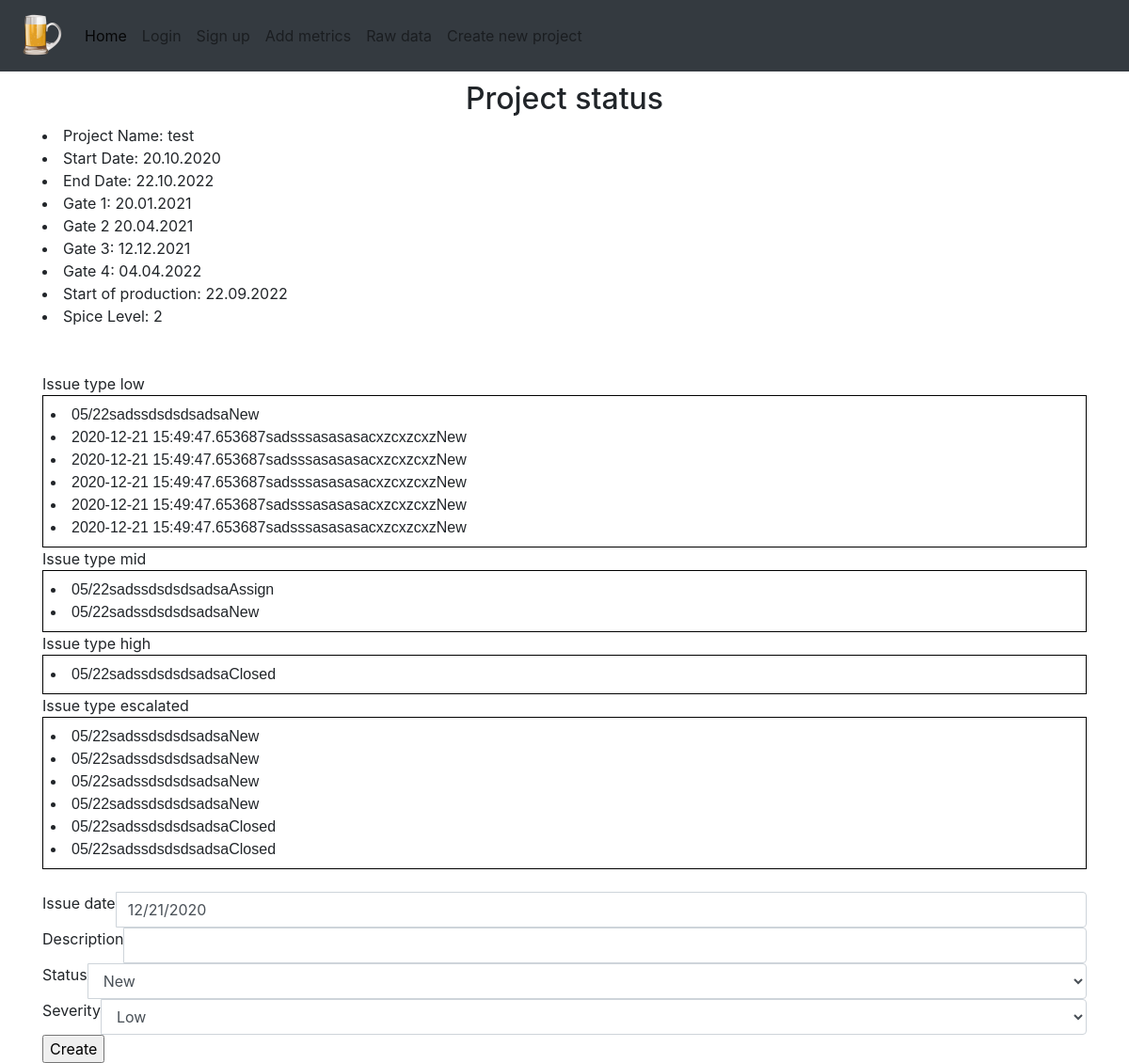
The page / on the database its author committed.
### spice_status/models/project_models.py (models this page shows)
class Project(db.Model):
    id = db.Column(db.Integer, primary_key=True)
    start_date = db.Column(db.String)
    end_date = db.Column(db.String)
    name = db.Column(db.String)
    gate_1 = db.Column(db.String)
    gate_2 = db.Column(db.String)
    gate_3 = db.Column(db.String)
    gate_4 = db.Column(db.String)
    sop = db.Column(db.String)
    spice_level = db.Column(db.String)
    risks = db.Column(db.String)
    low_issues = db.Column(db.String)
    high_issues = db.Column(db.String)

### spice_status/models/issue_models.py (models this page shows)
class Issue(db.Model):
    id = db.Column(db.Integer, primary_key=True)
    date = db.Column(db.String, default=(datetime.utcnow().strftime("%m/%d/%Y")))
    description = db.Column(db.String)
    status = db.Column(db.String)
    link = db.Column(db.String, default='')
    severity = db.Column(db.String)

### spice_status/views/main_views.py (the view, shortened to what this page needs)
@bp_main.route('/', methods=['GET', 'POST'])
def home():
    form = IssueForm()
    return render_template('status_page.html', form=form, low=get_issue_low(), mid=get_issue_mid(),
                           high=get_issue_high(), esca=get_issue_escalated(), project=get_project())

### spice_status/forms/issue_form.py
class IssueForm(FlaskForm):
    date = StringField('Issue date', default=(datetime.utcnow().strftime("%m/%d/%Y")), validators=[DataRequired()])
    description = StringField('Description', validators=[Length(min=15), DataRequired()])
    status = SelectField('Status', choices=['New', 'Assign', 'WIP', 'In Review', 'Closed'],
                         validators=[DataRequired()])
    link = StringField('link')
    severity = SelectField('Severity', choices=['Low', 'Mid', 'High', 'Escalated'],
                           validators=[DataRequired()])
    submit = SubmitField("Create")

### spice_status/models/issue_models.py (called while the page is built)
def get_issue_low():
    return Issue.query.filter_by(severity='Low').all()

def get_issue_mid():
    return Issue.query.filter_by(severity='Mid').all()

def get_issue_high():
    return Issue.query.filter_by(severity='High').all()

def get_issue_escalated():
    return Issue.query.filter_by(severity='Escalated').all()

### spice_status/models/project_models.py (called while the page is built)
def get_project():
    return Project.query.first()

### spice_status/templates/status_page.html (shortened to what this page needs)
{% extends "_base.html"%}
{% from "html_macros.html" import form_field %}
{% block content %}
<h2>
    <center> Project status   </center>
</h2>
<li>Project Name: {{ project.name }}</li>
<li>Start Date: {{ project.start_date }}</li>
<li>End Date: {{ project.end_date }}</li>
<li>Gate 1: {{ project.gate_1 }}</li>
<li>Gate 2 {{ project.gate_2 }}</li>
<li>Gate 3: {{ project.gate_3 }}</li>
<li>Gate 4: {{ project.gate_4 }}</li>
<li>Start of production: {{ project.sop }}</li>
<li>Spice Level: {{ project.spice_level }}</li>
<br>
<br>
<table>
    <tr>
        <td>
            {% for item in low %}
            <li>{{ item.date }}{{ item.description }}{{ item.status }}</li>
            {% endfor %}
        </td>
    </tr>
</table>
<table>
    <tr>
        <td>
            {% for item in mid %}
            <li>{{ item.date }}{{ item.description }}{{ item.status }}</li>
            {% endfor %}
        </td>
    </tr>
</table>
<table>
    <tr>
        <td>
            {% for item in high %}
            <li>{{ item.date }}{{ item.description }}{{ item.status }}</li>
            {% endfor %}
        </td>
    </tr>
</table>
<table>
    <tr>
        <td>
            {% for item in esca %}
            <li>{{ item.date }}{{ item.description }}{{ item.status }}</li>
            {% endfor %}
        </td>
    </tr>
</table>
<br>
    <form action="" method="post">
                {{ form_field(form.date) }}
                {{ form_field(form.description)}}
                {{ form_field(form.status) }}
                {{ form_field(form.severity) }}
                {{ form.submit }}
    </form>
{% endblock %}

### spice_status/templates/_base.html (style rules this page uses)
table { font-family: arial, sans-serif; border-collapse: collapse; width: 100%; }
td, th { border: 1px solid #000000; text-align: left; padding: 8px; }

### rows shown on the page
Project: name "test", start_date "20.10.2020", end_date "22.10.2022", gate_1 "20.01.2021", gate_2 "20.04.2021", gate_3 "12.12.2021", gate_4 "04.04.2022", sop "22.09.2022", spice_level "2"
Issue: date "05/22", description "sadssdsdsdsadsa", status "New"
Issue: date "2020-12-21 15:49:47.653687", description "sadsssasasasacxzcxzcxz", status "New"
Issue: date "2020-12-21 15:49:47.653687", description "sadsssasasasacxzcxzcxz", status "New"
Issue: date "2020-12-21 15:49:47.653687", description "sadsssasasasacxzcxzcxz", status "New"
Issue: date "2020-12-21 15:49:47.653687", description "sadsssasasasacxzcxzcxz", status "New"
Issue: date "2020-12-21 15:49:47.653687", description "sadsssasasasacxzcxzcxz", status "New"
Issue: date "05/22", description "sadssdsdsdsadsa", status "Assign"
Issue: date "05/22", description "sadssdsdsdsadsa", status "New"
Issue: date "05/22", description "sadssdsdsdsadsa", status "Closed"
Issue: date "05/22", description "sadssdsdsdsadsa", status "New"
Issue: date "05/22", description "sadssdsdsdsadsa", status "New"
Issue: date "05/22", description "sadssdsdsdsadsa", status "New"
Issue: date "05/22", description "sadssdsdsdsadsa", status "New"
Issue: date "05/22", description "sadssdsdsdsadsa", status "Closed"
Issue: date "05/22", description "sadssdsdsdsadsa", status "Closed"

### other values the page prints
{{ field.label(class="form-label") }} "Issue date Description Status Severity"
